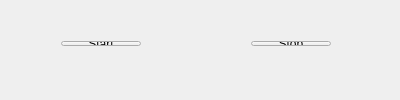
<?xml version="1.0" encoding="UTF-8"?>
<ui version="4.0">
 <class>MainWindow</class>
 <widget class="QMainWindow" name="MainWindow">
  <property name="windowModality">
   <enum>Qt::ApplicationModal</enum>
  </property>
  <property name="geometry">
   <rect>
    <x>0</x>
    <y>0</y>
    <width>400</width>
    <height>100</height>
   </rect>
  </property>
  <property name="windowTitle">
   <string>Http Client</string>
  </property>
  <widget class="QWidget" name="centralWidget">
   <widget class="QWidget" name="layoutWidget">
    <property name="geometry">
     <rect>
      <x>50</x>
      <y>30</y>
      <width>292</width>
      <height>27</height>
     </rect>
    </property>
    <layout class="QHBoxLayout" name="horizontalLayout">
     <item>
      <widget class="QPushButton" name="pushButton_2">
       <property name="sizePolicy">
        <sizepolicy hsizetype="Expanding" vsizetype="Expanding">
         <horstretch>10</horstretch>
         <verstretch>10</verstretch>
        </sizepolicy>
       </property>
       <property name="sizeIncrement">
        <size>
         <width>2</width>
         <height>2</height>
        </size>
       </property>
       <property name="text">
        <string>Start</string>
       </property>
      </widget>
     </item>
     <item>
      <spacer name="horizontalSpacer">
       <property name="orientation">
        <enum>Qt::Horizontal</enum>
       </property>
       <property name="sizeHint" stdset="0">
        <size>
         <width>118</width>
         <height>20</height>
        </size>
       </property>
      </spacer>
     </item>
     <item>
      <widget class="QPushButton" name="pushButton">
       <property name="sizePolicy">
        <sizepolicy hsizetype="Expanding" vsizetype="Expanding">
         <horstretch>10</horstretch>
         <verstretch>10</verstretch>
        </sizepolicy>
       </property>
       <property name="sizeIncrement">
        <size>
         <width>2</width>
         <height>2</height>
        </size>
       </property>
       <property name="text">
        <string>Stop</string>
       </property>
      </widget>
     </item>
    </layout>
   </widget>
  </widget>
 </widget>
 <layoutdefault spacing="6" margin="11"/>
 <resources/>
 <connections>
  <connection>
   <sender>pushButton</sender>
   <signal>clicked()</signal>
   <receiver>MainWindow</receiver>
   <slot>close()</slot>
   <hints>
    <hint type="sourcelabel">
     <x>330</x>
     <y>228</y>
    </hint>
    <hint type="destinationlabel">
     <x>311</x>
     <y>146</y>
    </hint>
   </hints>
  </connection>
 </connections>
</ui>
